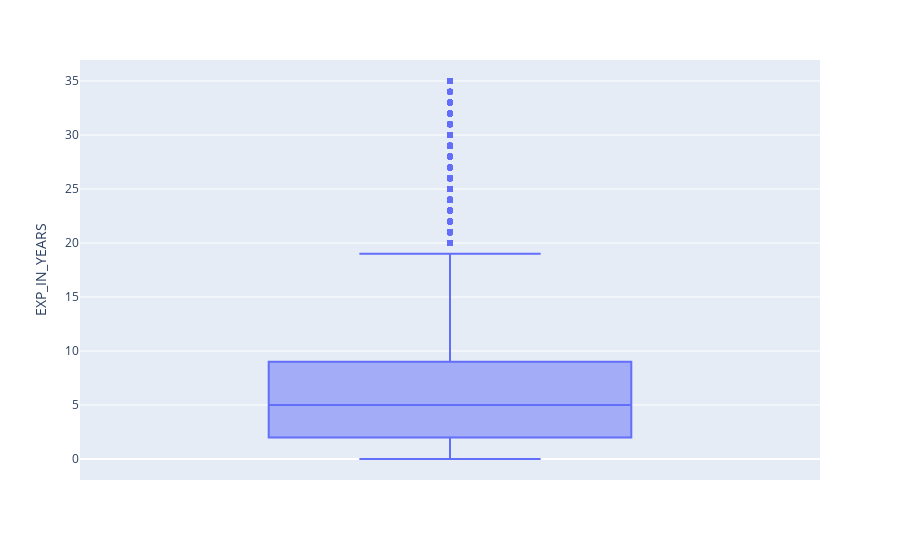

The code cell stored with this chart in its notebook:
### Code cell
df.drop(df.loc[df.EXP_IN_YEARS>df.AGE].index,inplace=True)
fig = px.box(df, y=("EXP_IN_YEARS"))
fig.show()

### Figure 1 — Plotly figure (JSON) as saved in the notebook; plotly's stock layout.template omitted (floating-point values rounded to 4 significant figures; data arrays with more than 128 entries replaced by an {"elided": "..."} marker saying what was removed)
{"data": [{"alignmentgroup": "True", "hovertemplate": "EXP_IN_YEARS=%{y}<extra></extra>", "legendgroup": "", "marker": {"color": "#636efa"}, "name": "", "notched": false, "offsetgroup": "", "orientation": "v", "showlegend": false, "type": "box", "x0": " ", "xaxis": "x", "y": {"elided": "28333 int values"}, "y0": " ", "yaxis": "y"}], "layout": {"boxmode": "group", "legend": {"tracegroupgap": 0}, "margin": {"t": 60}, "xaxis": {"anchor": "y", "domain": [0, 1]}, "yaxis": {"anchor": "x", "domain": [0, 1], "title": {"text": "EXP_IN_YEARS"}}}}
